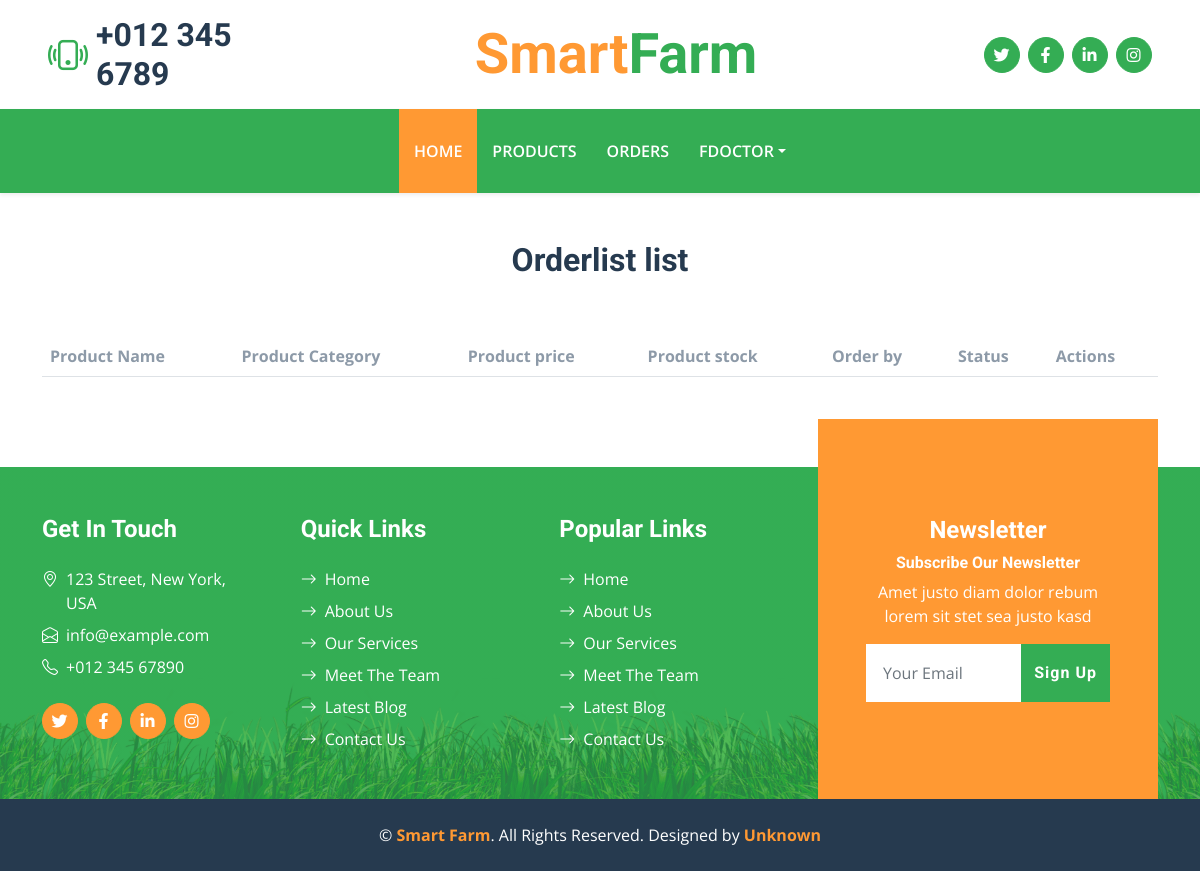
The page /expert/FramersOrder (signed in) on the database as committed earlier.
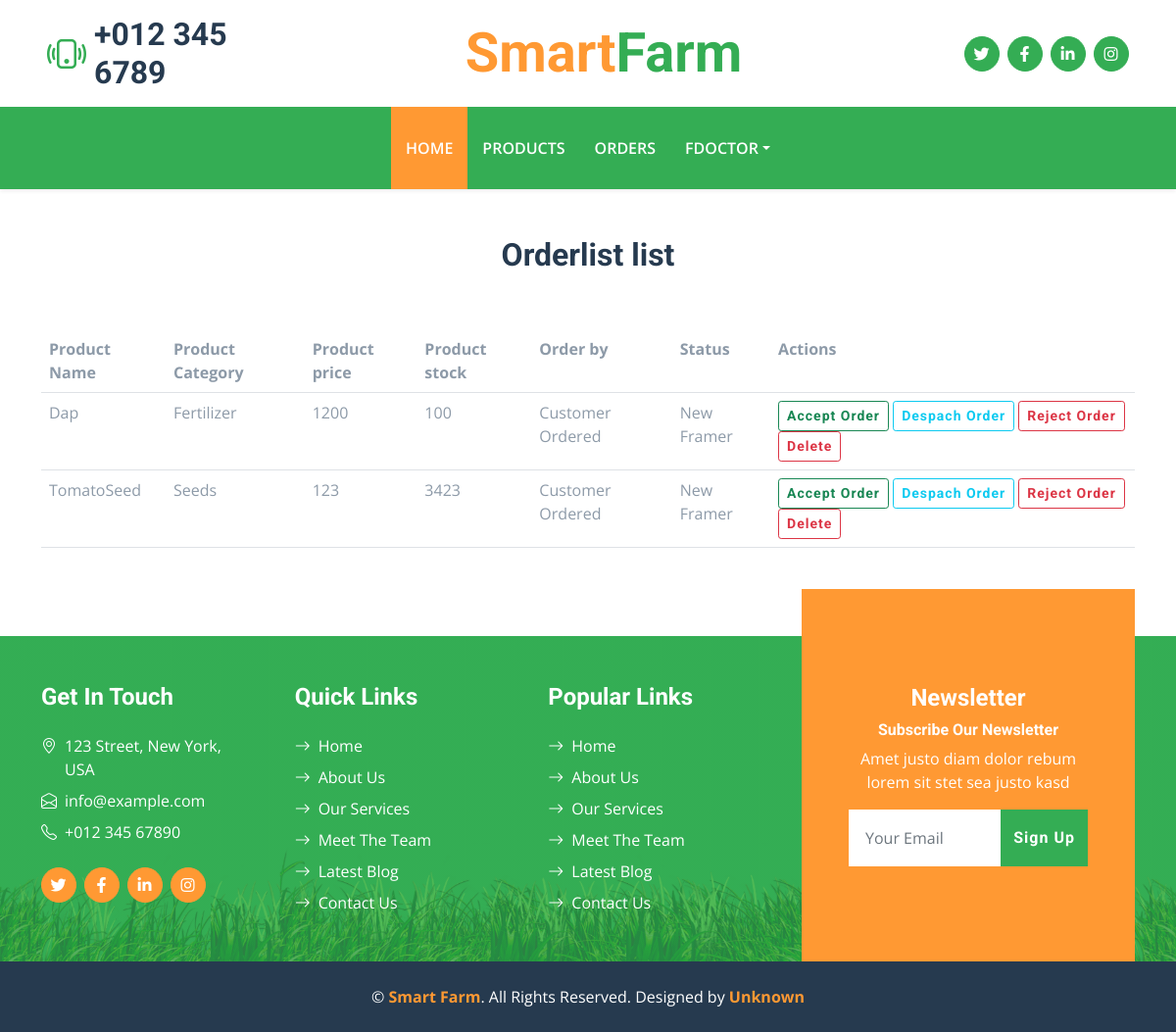
The same page on the database as committed later.
### Expert/models.py (models this page shows)
class FramemerCheckout(models.Model):
    product = models.ForeignKey(FarmerProducts,on_delete=models.CASCADE)
    user = models.ForeignKey(User,on_delete=models.CASCADE)
    date = models.DateField(auto_now_add=True)
    status = models.CharField(max_length=255)
    Payment = models.BooleanField(default=False)

class FarmerProducts(models.Model):
    options = (
        ("Fertilizer","Fertilizers"),
        ("Seeds","Seeds"),
        ("Accessories","Accessories")
    )
    Product_Name = models.CharField(max_length=255)
    Product_Category = models.CharField(max_length=255,choices=options)
    Product_price = models.IntegerField()
    Product_image = models.FileField(upload_to="farmer_product")
    Product_stock = models.IntegerField()
    user = models.ForeignKey(User,on_delete=models.CASCADE,null=True,blank=True)
    status = models.BooleanField(default=True)

### Expert/views.py (the view)
# urls.py: path("FramersOrder",views.FramersOrder,name="FramersOrder"),
def FramersOrder(request):
    orders = FramemerCheckout.objects.all()
    context = {
        "orders":orders
    }
    return render(request,'expert/farmersorder.html',context)

### templates/expert/farmersorder.html (shortened to what this page needs)
{% extends "expert/experthome.html" %}
{% block content %}
<div class="comtainer mt-5">
    <div class="container mt-5">
        <h2 class="text-center">Orderlist list</h2><br><br>
        <table class="table">
            <tr>
                <th>Product Name</th>
                <th>Product Category</th>
                <th>Product price</th>
                <th>Product stock</th>
                <th>Order by</th>
                <th>Status</th>
                <th>Actions</th>
            </tr>
            {% for i in orders %}
            {% if i.product.user == request.user %}
            <tr>
                <td>{{i.product.Product_Name}}</td>
                <td>{{i.product.Product_Category}}</td>
                <td>{{i.product.Product_price}}</td>
                <td>{{i.product.Product_stock}}</td>
                <td>{{i.status}}</td>
                <td>{{i.user.first_name}}</td>
                <td>
                    <a href="{%url 'AcceptOrder' i.id %}" class="btn btn-outline-success btn-sm">Accept Order</a>
                    <a href="{%url 'DespachOrder' i.id %}" class="btn btn-outline-info btn-sm">Despach Order</a>
                    <a href="{%url 'RejectOrder' i.id %}" class="btn btn-outline-danger btn-sm">Reject Order</a>
                    <a href="{%url 'DeleteOrder' i.id %}" class="btn btn-outline-danger btn-sm">Delete</a>
                </td>
                {% endif %}
                {% endfor %}
            </tr>
        </table>
    </div>
</div>
{% endblock %}

Rows that differ between the two databases and show on the page:
added FramemerCheckout: product.Product_Name "Dap", product.Product_Category "Fertilizer", product.Product_price "1200", product.Product_stock "100", status "Customer Ordered", user.first_name "New Framer"
added FramemerCheckout: product.Product_Name "TomatoSeed", product.Product_Category "Seeds", product.Product_price "123", product.Product_stock "3423", status "Customer Ordered", user.first_name "New Framer"
